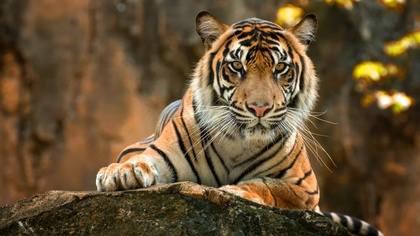
%> input picture JPEG Compression/tiger.jpeg, 420 x 236 px, shrunk from 3840 x 2160 before the run
$ octave JPEG.m   (GNU Octave 9; MATLAB toolbox functions it lacks are replaced by stand-ins)
%> lines starting %> are read from the running program, lines starting %| are printed output that depends on the picture
clc;
clear all;
close all;

I=imread("tiger.jpeg");
%> I is the input picture: size 236x420x3 uint8; mean R, G, B 102.4, 81.3, 52.1
if size(I,3)==3
    I=rgb2gray(I);
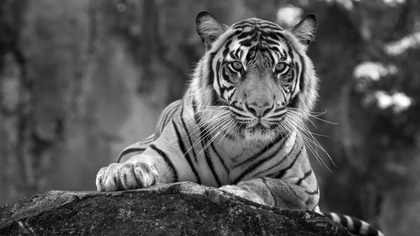
%> I: size 236x420 uint8; min 0, max 255, mean 84.3
end
I=double(I);
%> I: size 236x420 double
%Loading the grayscale image and converting it into double for DCT operations.

Q=[16 11 10 16 24 40 51 61;
   12 12 14 19 26 58 60 55;
   14 13 16 24 40 57 69 56;
   14 17 22 29 51 87 80 62;
   18 22 37 56 68 109 103 77;
   24 35 55 64 81 104 113 92;
   49 64 78 87 103 121 120 101;
   72 92 95 98 112 100 103 99];
%Defining the standard JPEG quantization matrix.

factor=10;
Q=Q*factor;
%Increasing quantization values to introduce stronger compression effects.
blockSize=8;
%JPEG processes the image in fixed 8x8 pixel blocks.
[m,n]=size(I);
%> m = 236; n = 420
reconstructed=zeros(m,n);
%Initializing an empty matrix to store reconstructed compressed output.

for i=1:blockSize:(m-blockSize+1)
    for j=1:blockSize:(n-blockSize+1)

        block=I(i:i+7,j:j+7);
        %Extracting one valid 8x8 block from the image.
        block=block-128;
        %Shifting pixel values around zero to improve DCT efficiency.
        dctBlock=dct2(block);
        %Applying Discrete Cosine Transform to convert block into frequency domain.
        quantBlock=round(dctBlock./Q);
        %Quantizing the DCT coefficients which causes lossy compression.
        dequantBlock=quantBlock.*Q;
        %Reversing quantization step for decompression during reconstruction.
        idctBlock=idct2(dequantBlock);
        %Applying inverse DCT to bring the frequency block back to spatial form.
        idctBlock=idctBlock+128;
        %Shifting pixel values back to the original intensity range.
        reconstructed(i:i+7,j:j+7)=idctBlock;
        %Placing the reconstructed block back into the output image.

    end
end
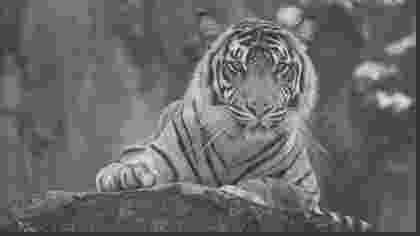
%> reconstructed: size 236x420 double; min -82.63, max 317.3, mean 82.9; drawn with min black and max white

reconstructed=uint8(reconstructed);
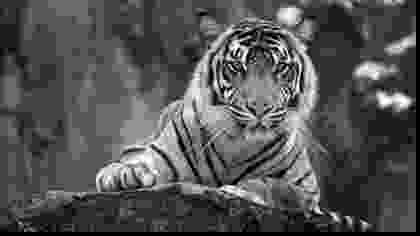
%> reconstructed: size 236x420 uint8; min 0, max 255, mean 83
%Converting reconstructed image back into uint8 format for display.

figure;
imshow(uint8(I));
title("Original Image");
%Displaying the input image before compression.

figure;
imshow(reconstructed);
title("Reconstructed Image After High JPEG Compression");
%Displaying the decompressed output image after DCT compression.
